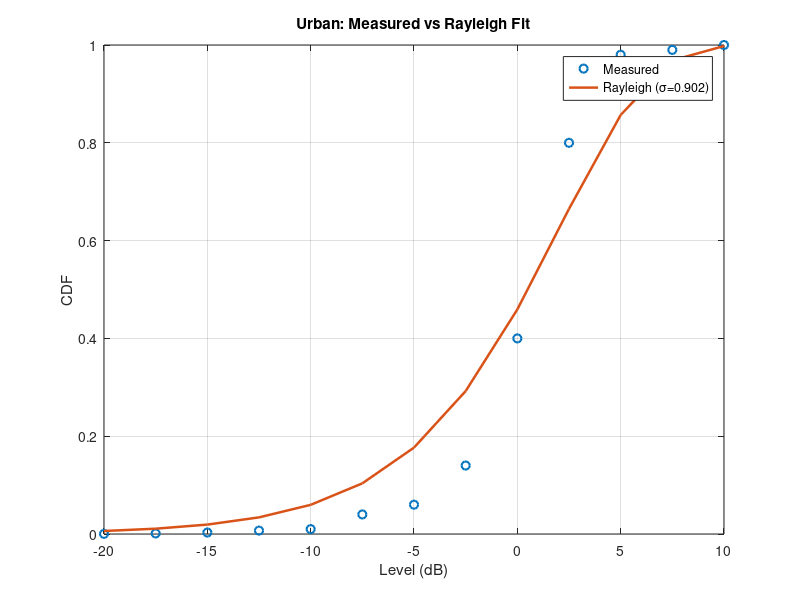
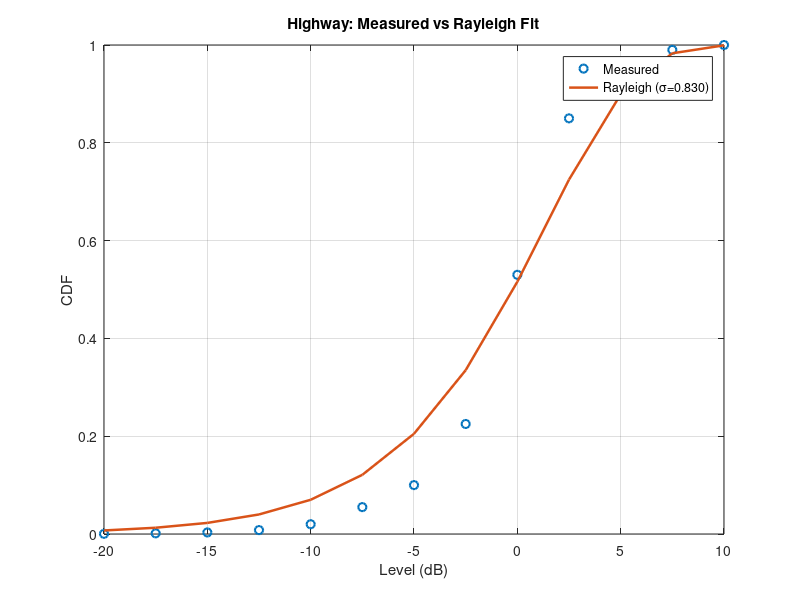
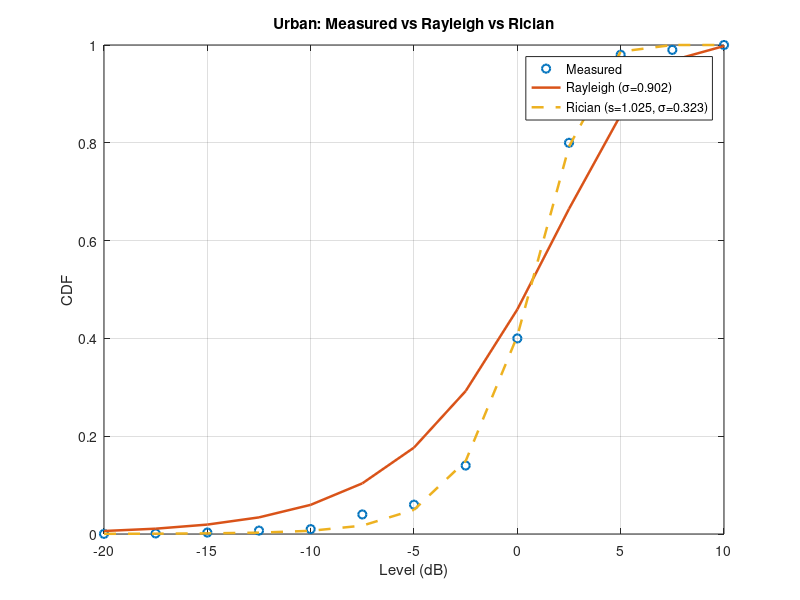
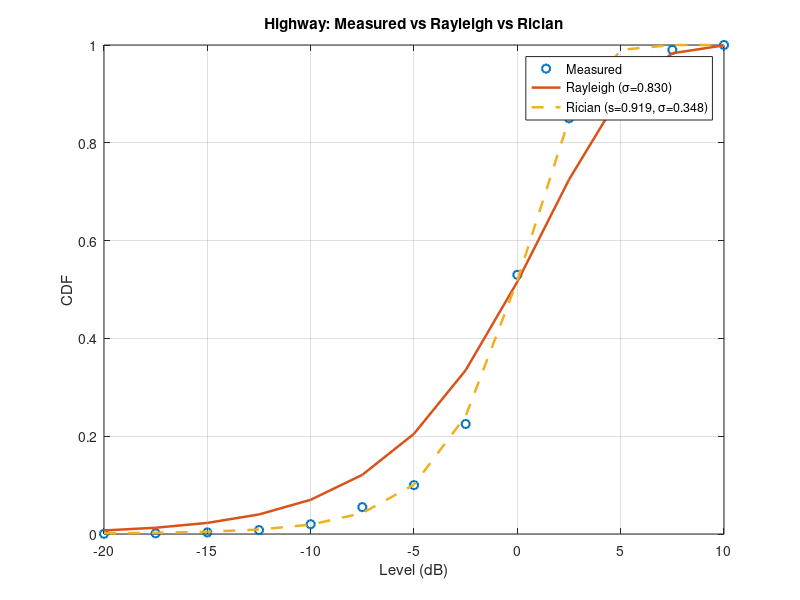

The MATLAB source for these figures, in order:
%% Phase 3 - CDF fitting
clear; clc; close all;

levels_dB = [-20 -17.5 -15 -12.5 -10 -7.5 -5 -2.5 0 2.5 5 7.5 10];
r = 10.^(levels_dB/20);   % linear envelope amplitude

cdf_urban = [0.0003 0.0012 0.003 0.007 0.01 0.04 0.06 0.14 0.4 0.8 0.98 0.99 1];
cdf_highway = [0.0004 0.0014 0.0032 0.008 0.02 0.055 0.1 0.225 0.53 0.85 0.95 0.99 1];

rayleigh_cdf = @(sigma, r) 1 - exp(-(r.^2)/(2*sigma^2));

% --- Rayleigh fit: Urban ---
err_rayleigh_urban = @(sigma) sum((rayleigh_cdf(sigma, r) - cdf_urban).^2);
sigma_ray_urban = fminsearch(err_rayleigh_urban, 1);

fprintf('Urban Rayleigh sigma = %.4f\n', sigma_ray_urban);


% --- Rayleigh fit: Highway ---
err_rayleigh_highway = @(sigma) sum((rayleigh_cdf(sigma, r) - cdf_highway).^2);
sigma_ray_highway = fminsearch(err_rayleigh_highway, 1);

fprintf('Highway Rayleigh sigma = %.4f\n', sigma_ray_highway);

% --- Plot: Urban (measured vs Rayleigh fit) ---
figure;
plot(levels_dB, cdf_urban, 'o', 'LineWidth', 1.5); hold on; grid on;
plot(levels_dB, rayleigh_cdf(sigma_ray_urban, r), '-', 'LineWidth', 1.8);
xlabel('Level (dB)'); ylabel('CDF');
title('Urban: Measured vs Rayleigh Fit');
legend('Measured', sprintf('Rayleigh (\\sigma=%.3f)', sigma_ray_urban), 'Location', 'best');

% --- Plot: Highway (measured vs Rayleigh fit) ---
figure;
plot(levels_dB, cdf_highway, 'o', 'LineWidth', 1.5); hold on; grid on;
plot(levels_dB, rayleigh_cdf(sigma_ray_highway, r), '-', 'LineWidth', 1.8);
xlabel('Level (dB)'); ylabel('CDF');
title('Highway: Measured vs Rayleigh Fit');
legend('Measured', sprintf('Rayleigh (\\sigma=%.3f)', sigma_ray_highway), 'Location', 'best');

% Save figures (PNG)
saveas(1, fullfile('..','Figures','cdf_urban_fit.png'));
saveas(2, fullfile('..','Figures','cdf_highway_fit.png'));


%% --- Rician CDF using noncentral chi-square (robust) ---
% Rician envelope: parameters s (LOS amplitude), sigma (scatter std)
rician_cdf = @(s, sigma, r) ncx2cdf( (r./sigma).^2, 2, (s./sigma).^2 );

% To enforce positivity, we optimize over log-parameters:
% p(1)=log(s), p(2)=log(sigma)
rician_cdf_from_p = @(p, r) rician_cdf(exp(p(1)), exp(p(2)), r);

%% --- Least-squares fits (Rician) ---
% Urban
err_rician_urban = @(p) sum((rician_cdf_from_p(p, r) - cdf_urban).^2);
p0 = [log(0.5) log(0.9)];   % initial guess [s, sigma]
p_rician_urban = fminsearch(err_rician_urban, p0);

s_urban     = exp(p_rician_urban(1));
sigma_urban = exp(p_rician_urban(2));

% Highway
err_rician_highway = @(p) sum((rician_cdf_from_p(p, r) - cdf_highway).^2);
p0 = [log(1.0) log(0.8)];   % initial guess [s, sigma]
p_rician_highway = fminsearch(err_rician_highway, p0);

s_highway     = exp(p_rician_highway(1));
sigma_highway = exp(p_rician_highway(2));

%% --- Compute K-factor (dimensionless) ---
K_urban   = (s_urban^2)   / (2*sigma_urban^2);
K_highway = (s_highway^2) / (2*sigma_highway^2);

fprintf('\n--- Rician Fit Results ---\n');
fprintf('Urban:   s = %.4f, sigma = %.4f, K = %.4f (%.2f dB)\n', ...
    s_urban, sigma_urban, K_urban, 10*log10(K_urban));
fprintf('Highway: s = %.4f, sigma = %.4f, K = %.4f (%.2f dB)\n', ...
    s_highway, sigma_highway, K_highway, 10*log10(K_highway));

%% --- Plots: Measured vs Rayleigh vs Rician (Urban) ---
figure;
plot(levels_dB, cdf_urban, 'o', 'LineWidth', 1.5); hold on; grid on;
plot(levels_dB, rayleigh_cdf(sigma_ray_urban, r), '-', 'LineWidth', 1.8);
plot(levels_dB, rician_cdf(s_urban, sigma_urban, r), '--', 'LineWidth', 1.8);
xlabel('Level (dB)'); ylabel('CDF');
title('Urban: Measured vs Rayleigh vs Rician');
legend('Measured', ...
       sprintf('Rayleigh (\\sigma=%.3f)', sigma_ray_urban), ...
       sprintf('Rician (s=%.3f, \\sigma=%.3f)', s_urban, sigma_urban), ...
       'Location', 'best');

%% --- Plots: Measured vs Rayleigh vs Rician (Highway) ---
figure;
plot(levels_dB, cdf_highway, 'o', 'LineWidth', 1.5); hold on; grid on;
plot(levels_dB, rayleigh_cdf(sigma_ray_highway, r), '-', 'LineWidth', 1.8);
plot(levels_dB, rician_cdf(s_highway, sigma_highway, r), '--', 'LineWidth', 1.8);
xlabel('Level (dB)'); ylabel('CDF');
title('Highway: Measured vs Rayleigh vs Rician');
legend('Measured', ...
       sprintf('Rayleigh (\\sigma=%.3f)', sigma_ray_highway), ...
       sprintf('Rician (s=%.3f, \\sigma=%.3f)', s_highway, sigma_highway), ...
       'Location', 'best');

% Save figures (PNG)
saveas(3, fullfile('..','Figures','cdf_urban_rayleigh_rician.png'));
saveas(4, fullfile('..','Figures','cdf_highway_rayleigh_rician.png'));
